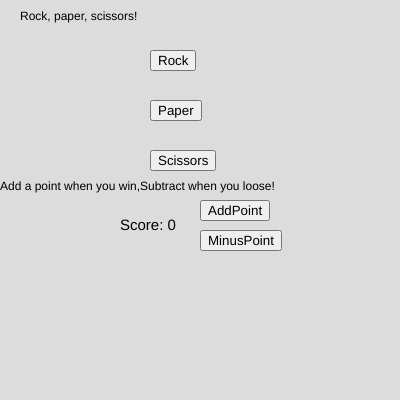
Frame 1 (no input)
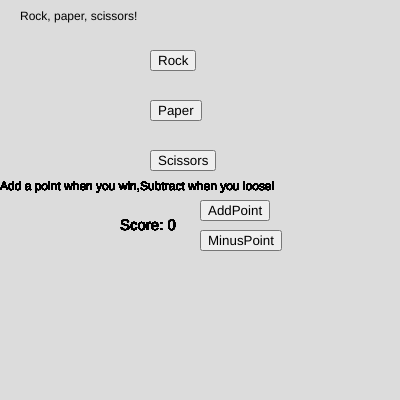
Frame 60 (no input)
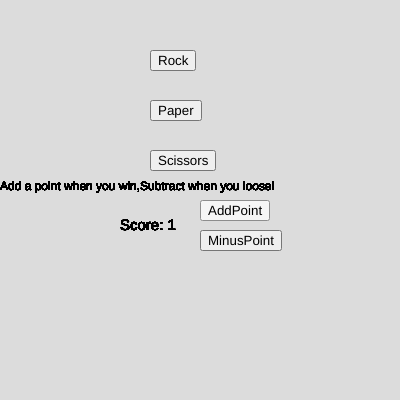
Frame 120 (the mouse pressed at the canvas centre since frame 60)

The p5.js sketch that drew these frames (run headless with seeded random() and noise() and a simulated clock; from frame 60 on, the mouse is pressed at the canvas centre):

// p5.js sketch
// ── sketch.js
let computerguess;
let buttonrock;
let buttonscissors;
let buttonpaper;
let score = 0;

function setup() {
  createCanvas(400, 400);
  drawButtons();
}

function draw() {
  textSize(12);
  text('Add a point when you win,Subtract when you loose!', 0,190);
  textSize(15);
  text('Score: '+score, 120,230);

}

function rock() {
  drawButtons();
  computerguess = random(['rock', 'paper', 'scissors']);
  text('you chose rock', 50, 300);
  text('computer chose ' + computerguess, 200, 300);
  if(computerguess == 'rock'){
    text("It's a tie",100,350);
  } else if (computerguess == 'scissors'){
    text("You win!", 100,350);
  } else {
    text("You lose :(", 100,350);
  }
}

function paper() {
  drawButtons();
  computerguess = random(['rock', 'paper', 'scissors']);
  text('you chose paper', 50, 300);
  text('computer chose ' + computerguess, 200, 300);
  if(computerguess == 'paper'){
    text("It's a tie",100,350);
  } else if (computerguess == 'scissors'){
    text("You lose:(", 100,350);
  } else {
    text("You win! ", 100,350);
  }
}

function scissors() {
  drawButtons();
  computerguess = random(['rock', 'paper', 'scissors']);
  text('you chose scissors', 50, 300);
  text('computer chose ' + computerguess, 200, 300);
  if(computerguess == 'scissors'){
    text("It's a tie",100,350);
  } else if (computerguess == 'rock'){
    text("You win!", 100,350);
  } else {
    text("You lose :(", 100,350);
  }
}


function addPoints(){
  background(220);
  if (score >= 0)
    score+=1;
}

function minusPoints(){
  background(220);
  if(score>= 0)
    score-=1;
}

function drawButtons() {
  background(220);
 
  buttonadd =
  createButton('AddPoint');
  buttonadd.position(200,200);
  buttonadd.mousePressed(addPoints);
 
  buttonmin =
  createButton('MinusPoint');
  buttonmin.position(200,230);
  buttonmin.mousePressed(minusPoints);

  buttonrock = createButton('Rock');
  buttonrock.position(150, 50);
  buttonrock.mousePressed(rock);

  buttonpaper = createButton('Paper');
  buttonpaper.position(150, 100);
  buttonpaper.mousePressed(paper);

  buttonscissors = createButton('Scissors');
  buttonscissors.position(150, 150);
  buttonscissors.mousePressed(scissors);

  text("Rock, paper, scissors!", 20, 20);
}
